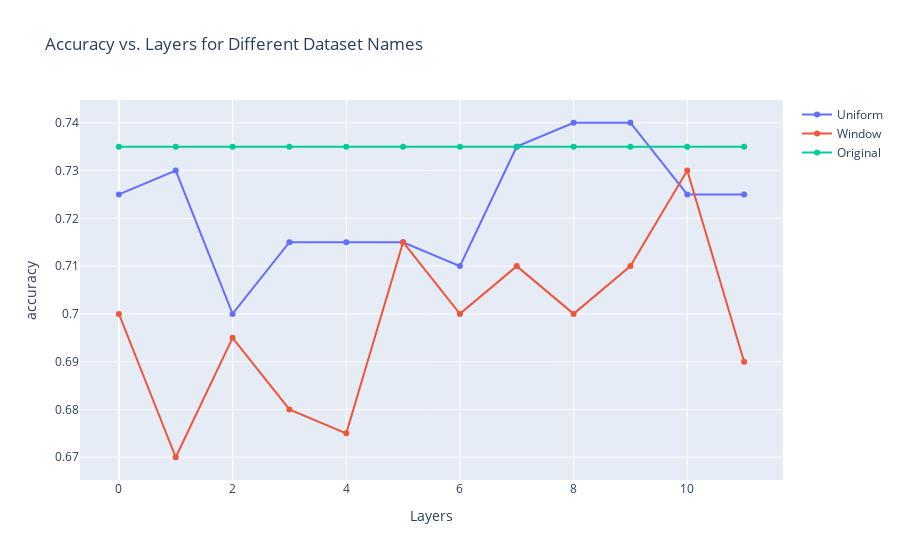

This figure's notebook cell:
### Code cell
EDA(glue_datasets['mrpc'])
data = []
for name, group_data in baseline[(baseline['dataset_name']=='mrpc')&(baseline['model_name']!='Original')].sort_values(by='layers').groupby('model_name'):
        layers = group_data['layers']
        accuracy = group_data[results_metric]
        data.append(go.Scatter(x=layers, y=accuracy, name=name))
layers = list(range(0,12))
accuracy = baseline[baseline['model_name']=='Original'][results_metric][0]
data.append(go.Scatter(x=layers, y=[accuracy for i in layers], name='Original'))
fig = go.Figure(data=data)
fig.update_layout(xaxis_title='Layers', yaxis_title=results_metric)
fig.update_layout(title='Accuracy vs. Layers for Different Dataset Names')

### Figure 1 — Plotly figure (JSON) as saved in the notebook; plotly's stock layout.template omitted (floating-point values rounded to 4 significant figures)
{"data": [{"name": "Uniform", "type": "scatter", "x": [0, 1, 2, 3, 4, 5, 6, 7, 8, 9, 10, 11], "y": [0.725, 0.73, 0.7, 0.715, 0.715, 0.715, 0.71, 0.735, 0.74, 0.74, 0.725, 0.725]}, {"name": "Window", "type": "scatter", "x": [0, 1, 2, 3, 4, 5, 6, 7, 8, 9, 10, 11], "y": [0.7, 0.67, 0.695, 0.68, 0.675, 0.715, 0.7, 0.71, 0.7, 0.71, 0.73, 0.69]}, {"name": "Original", "type": "scatter", "x": [0, 1, 2, 3, 4, 5, 6, 7, 8, 9, 10, 11], "y": [0.735, 0.735, 0.735, 0.735, 0.735, 0.735, 0.735, 0.735, 0.735, 0.735, 0.735, 0.735]}], "layout": {"autosize": true, "title": {"text": "Accuracy vs. Layers for Different Dataset Names"}, "xaxis": {"autorange": true, "range": [-0.6682, 11.67], "title": {"text": "Layers"}, "type": "linear"}, "yaxis": {"autorange": true, "range": [0.6642, 0.7458], "title": {"text": "accuracy"}, "type": "linear"}}}
